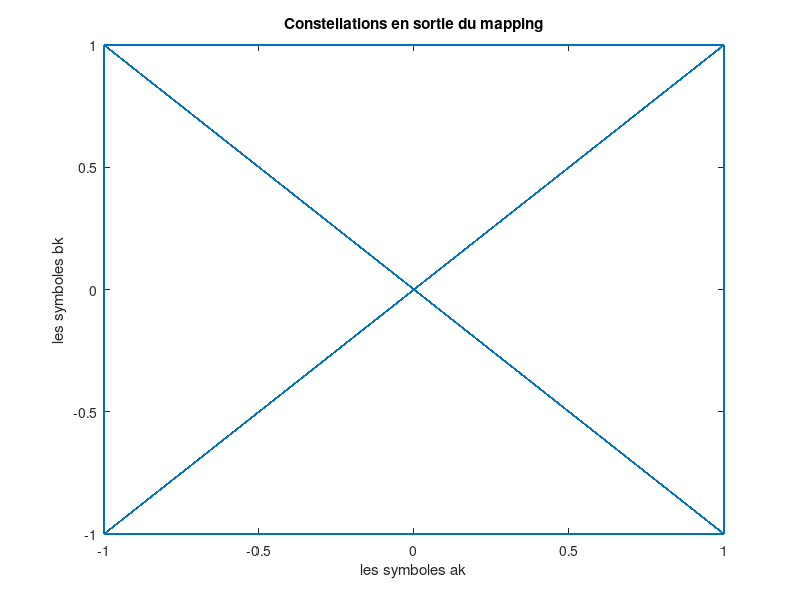

The MATLAB script that drew this image: (Note: this script raises an error after producing the figure.)
%Parametres de la chaine passe bas équivalente
close all;
Fe = 10000; %Fréquence d'échantillonage
Te = 1/Fe; %Période d'échantillonage
Rb = 2000; %Débit du signal
M = 4;     %Nombre de symbole
Tb = 1 / Rb;
Rs = Rb / log2(M);
Ns = Fe/Rs; %Nombre de points pour représenter un bit
Ts = Ns*Te; %Période du signal
Fs = 1/Ts; %Fréquence des bits du signal
Fp = 2000; %Fréquence porteuse
N_bits = 1000;
Bits = randi([0,1],N_bits,1);
Bits_reshape = reshape(Bits,[500,2]);

ak = 2*Bits_reshape(:,1)-1;
bk = 2*Bits_reshape(:,2)-1;

dk_equivalent = ak +1i*bk;

figure;
plot(bk,ak);
xlabel("les symboles ak");
ylabel("les symboles bk");
title("Constellations en sortie du mapping");

dirac=zeros(Ns*N_bits/2,1);
dirac(1:Ns:end,1) = dk_equivalent;

h=rcosdesign(0.35,1,Ns);

Xe=filter(h,1,dirac);


Duree = length(Bits)/Rs; %Duree en secondes du signal
Ne = Ns*length(Bits); %Nombre de points échantillonés
N = length(Xe);
Temps = 0:Duree/(N):Duree-Duree/N; %Echelle temporelle en secondes

I = real(Xe);
Q = imag(Xe);

complexe_multiplie = exp(2*1i*pi*Fp*Te*(0:length(Xe)-1));
complexe_multiplie = reshape(complexe_multiplie,[length(complexe_multiplie),1]);

x = real(Xe .* complexe_multiplie);

figure;
plot(Temps,I);
xlabel('Temps en secondes');
ylabel('signal I en phase généré par la chaine passe bas équivalente');

figure;
plot(Temps,Q);
xlabel('Temps en secondes');
ylabel('signal Q en quadrature généré par la chaine passe bas équivalente');



%Génération de la densité spectrale de puissance de x
periodogramme_modulation_frequence_porteuse = (1/length(Xe))*abs(fft(Xe,length(Xe))).^2;
figure;
semilogy(linspace(-Fe/2,Fe/2,length(periodogramme_modulation_frequence_porteuse)),fftshift(periodogramme_modulation_frequence_porteuse));
xlabel("Fréquence en Hz");
ylabel("Densite spectrale du signal Xe transmis généré par la chaine passe bas équivalente");



%Sans canal de propagation 

hc = 0*h;
hc(1) = 1;
hr = h;

g = conv(h,hr);
N = length(g);
figure;
plot(0:Duree/N:Duree-Duree/N,g);
xlabel('Temps en secondes');
ylabel('signal g généré sans canal par la chaine passe bas équivalente');

% Ajout de bruit 

vecteur_db_Eb_N0 = 0:8/100:8;
vecteur_Teb = zeros(1,101);
P_Xe = mean(abs(x).^2) *2;
random  = randn(length(Xe),1);
for i = 1:101
    
    Sigma_carre = P_Xe * Ns /(2 * log2(M) * 10^(vecteur_db_Eb_N0(i)/10));
    bruit = sqrt(Sigma_carre) * random*(1+1i);
    
    Xe_bruite = Xe + bruit;
    
    
    z = filter(h,1,Xe_bruite);
    
    
    
    %plot(reshape(z,Ns,length(z)/Ns));
    %xlabel('Temps en secondes');
    %ylabel('Diagramme de loeil sans canal de la chaine passe bas équivalente ');

    n0 = Ns;
    z_hantillonne = z(n0:Ns:end);
    
    ak_renconstruits = sign(real(z_hantillonne));
    bk_renconstruits = sign(imag(z_hantillonne));
    
    difference_ak = ((ak_renconstruits+1)/2 ~= Bits_reshape(:,1));
    difference_bk = ((bk_renconstruits+1)/2 ~= Bits_reshape(:,2));
    vecteur_Teb(i) = (sum(difference_ak) + sum(difference_bk))/2/length(difference_ak);
    
end 

figure;
plot(bk_renconstruits,ak_renconstruits);
xlabel("les symboles ak");
ylabel("les symboles bk");
title("Constellations en sortie de l’ ́echantillonneur pour Eb/N0 = 8db");

%Comparaison entre le Taux  d’erreur  binaire TEB simulé pour la chaine sur
%fréquence porteuse et le Taux  d’erreur  binaire TEB simulé pour la chaine
%passe bas équivalente
figure
semilogy(vecteur_db_Eb_N0,vecteur_Teb);
xlabel('Rapport  signal à  bruit  Eb/N0 en db');
ylabel('Taux  d’erreur  binaire TEB pour la chaine passe bas équivalente');
hold on

semilogy(vecteur_db_Eb_N0,vecteur_Teb_porteuse);

legend('Taux  d’erreur  binaire TEB simulé pour la chaine passe bas équivalente ','Taux  d’erreur  binaire TEB simulé pour la chaine sur fréquence porteuse');
title('Comparaison entre Taux  d’erreur  binaire TEB simulé pour la chaine sur fréquence porteuse et le Taux  d’erreur  binaire TEB simulé pour la chaine passe bas équivalente');
